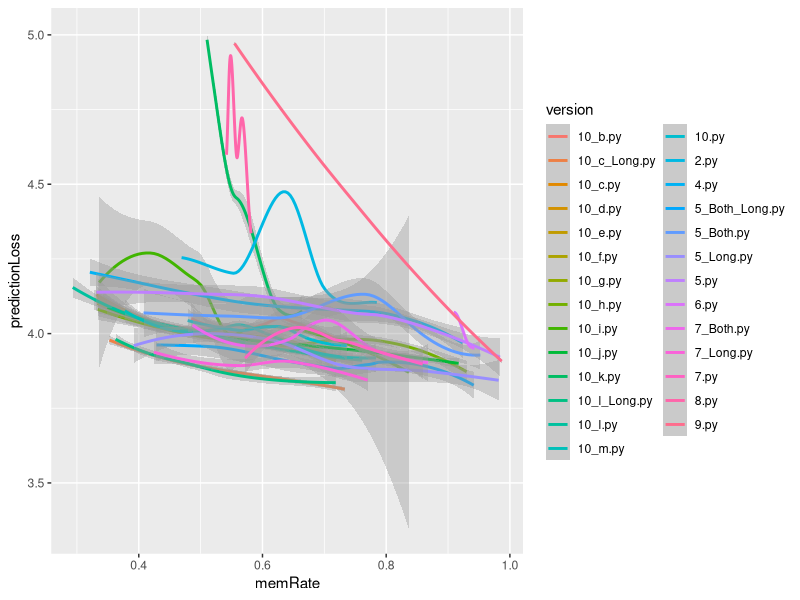
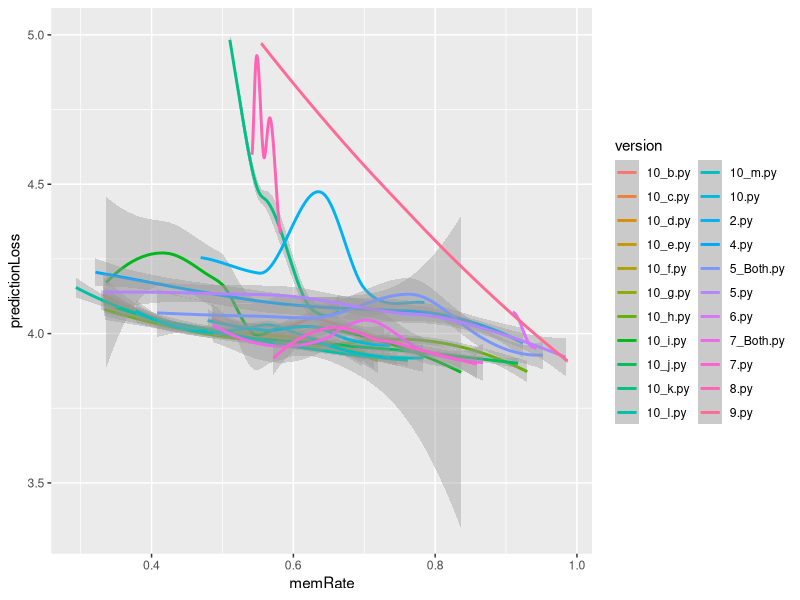
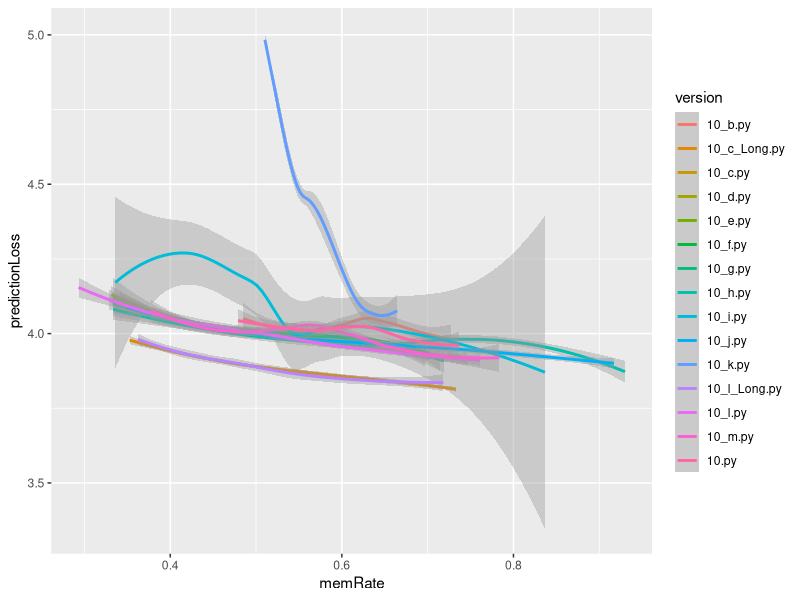
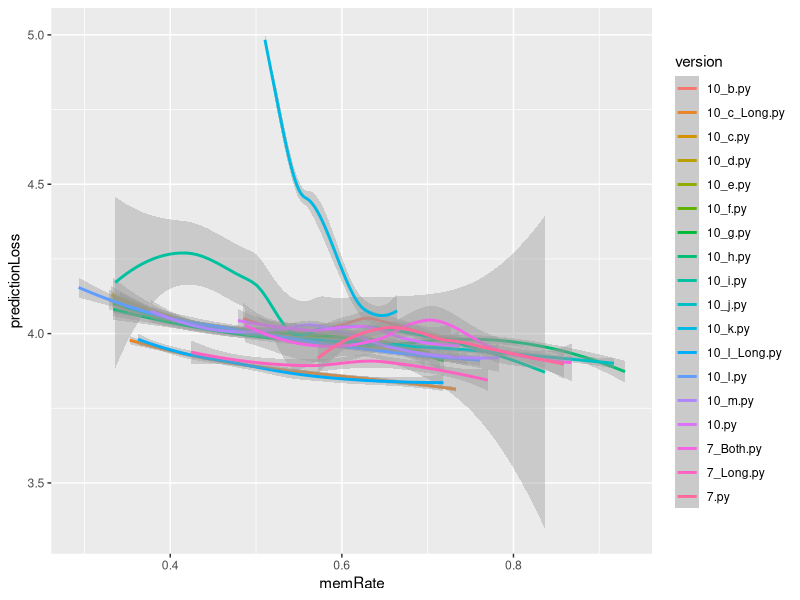
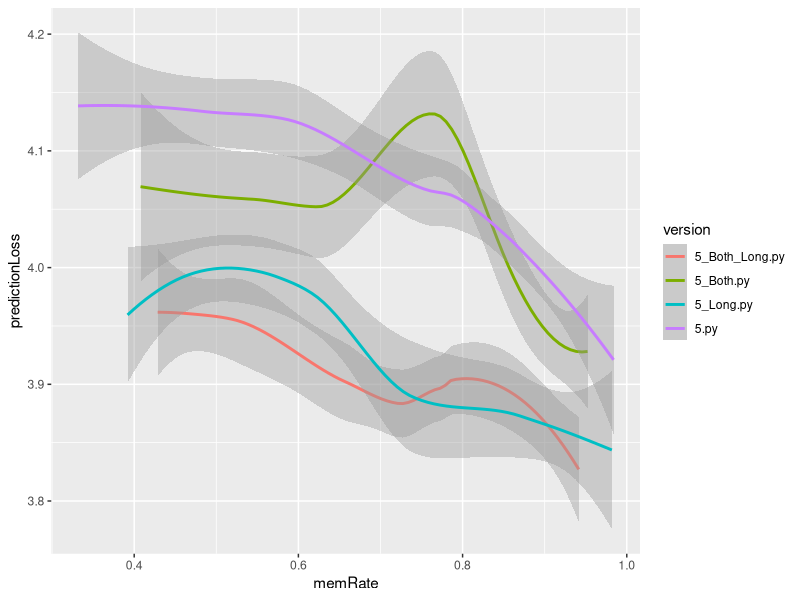
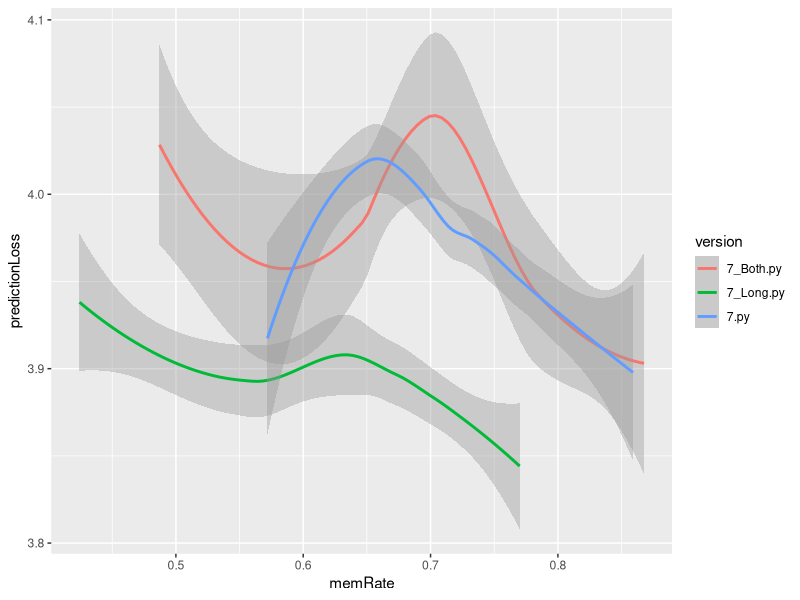
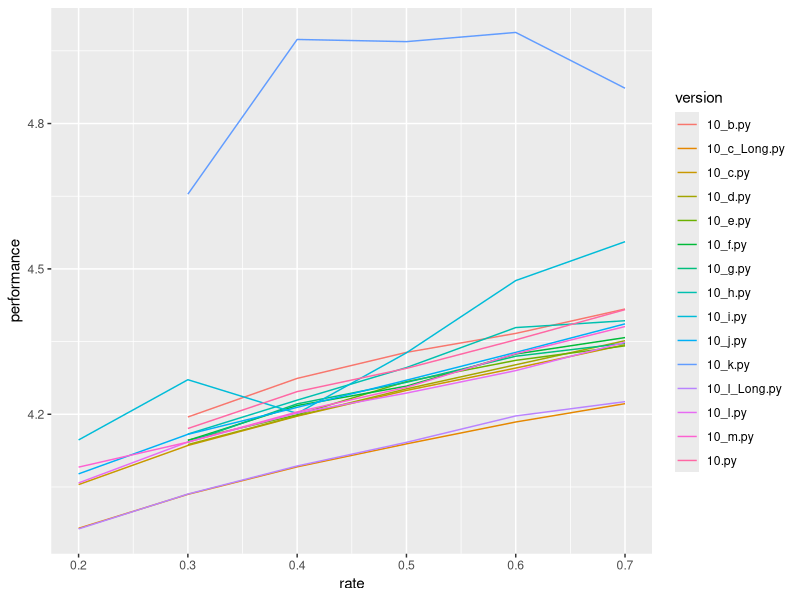
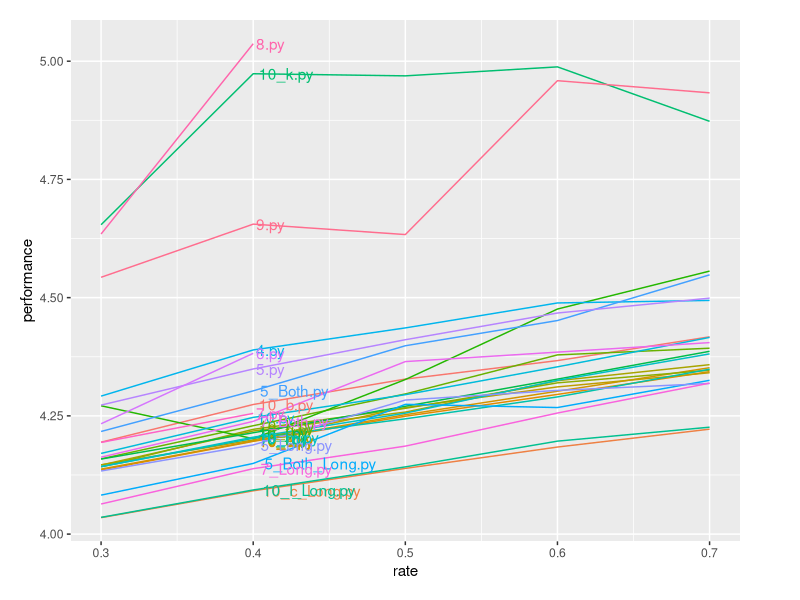

Write R code to recreate these figures, in order.
data = read.csv("tableSearchResults.tsv", sep="\t")


library(ggplot2)

require(ggrepel)

ggplot(data, aes(x=memRate, y=predictionLoss, group=version, color=version)) + geom_smooth(method="loess")

library(dplyr)
library(tidyr)

ggplot(data %>% filter(!grepl("Long", version)), aes(x=memRate, y=predictionLoss, group=version, color=version)) + geom_smooth(method="loess")


ggplot(data %>% filter(grepl("10", version)), aes(label=version, x=memRate, y=predictionLoss, group=version, color=version)) + geom_smooth(method="loess")

ggplot(data %>% filter(grepl("10", version) | grepl("7", version)), aes(x=memRate, y=predictionLoss, group=version, color=version)) + geom_smooth(method="loess")


ggplot(data %>% filter(grepl("5", version)), aes(x=memRate, y=predictionLoss, group=version, color=version)) + geom_smooth(method="loess")

ggplot(data %>% filter(grepl("7", version)), aes(x=memRate, y=predictionLoss, group=version, color=version)) + geom_smooth(method="loess")


ggplot(data %>% filter(grepl("10", version)) %>% group_by(version, rate) %>% summarise(performance=mean(performance)), aes(label=version, x=rate, y=performance, group=version, color=version)) + geom_line(method="loess")

ggplot(data  %>% filter(rate >= 0.3 & rate <= 0.7)  %>% group_by(version, rate) %>% summarise(performance=mean(performance)), aes(label=version, x=rate, y=performance, group=version, color=version)) + geom_line() +
  geom_text(data = . %>% filter(rate == "0.4"), aes(label = version, colour = version, x = 0.4, y = performance), hjust = -.1) +
  scale_colour_discrete(guide = 'none')  +    
  theme(plot.margin = unit(c(1,3,1,1), "lines")) 




ggplot(data  %>% filter(rate >= 0.3 & rate <= 0.7) %>% filter(!grepl("Long", version)) %>% group_by(version, rate) %>% summarise(performance=mean(performance)), aes(label=version, x=rate, y=performance, group=version, color=version)) + geom_line() +
  geom_text(data = . %>% filter(rate == "0.4"), aes(label = version, colour = version, x = 0.4, y = performance), hjust = -.1) +
  scale_colour_discrete(guide = 'none')  +    
  theme(plot.margin = unit(c(1,3,1,1), "lines")) 


ggplot(data  %>% filter(rate >= 0.3 & rate <= 0.7) %>% filter(grepl("10", version) & version!="10_k.py") %>% group_by(version, rate) %>% summarise(performance=mean(performance)), aes(label=version, x=rate, y=performance, group=version, color=version)) + geom_line() +
  geom_text(data = . %>% filter(rate == "0.4"), aes(label = version, colour = version, x = 0.4, y = performance), hjust = -.1) +
  scale_colour_discrete(guide = 'none')  +    
  theme(plot.margin = unit(c(1,3,1,1), "lines")) 


data_ = data %>% filter(grepl("10", version), rate==0.4, version != "10_k.py")

ggplot(data_ %>% group_by(version, learning_rate) %>% summarise(performance = mean(performance)), aes(x=log(learning_rate), y=performance, color=version)) + geom_line()

ggplot(data_ %>% filter(grepl("10_i", version)) %>% group_by(learning_rate) %>% summarise(performance = mean(performance)), aes(x=log(learning_rate), y=performance)) + geom_line()


ggplot(data_ %>% group_by(learning_rate) %>% summarise(performance = mean(performance)), aes(x=log(learning_rate), y=performance)) + geom_line()

ggplot(data %>% group_by(learning_rate) %>% summarise(performance = mean(performance)), aes(x=log(learning_rate), y=performance)) + geom_line()

ggplot(data %>% filter(version == "10_i.py") %>% group_by(learning_rate) %>% summarise(performance = mean(performance)), aes(x=log(learning_rate), y=performance)) + geom_line()


ggplot(data_ %>% group_by(momentum) %>% summarise(performance = mean(performance)), aes(x=momentum, y=performance)) + geom_line()


ggplot(data %>% group_by(entropy_weight) %>% summarise(performance = mean(performance)), aes(x=log(entropy_weight+1), y=performance)) + geom_line()

plot(data_$learning_rate, data_$performance)

summary(lm(performance ~ momentum + lr_decay + NUMBER_OF_REPLICATES + log(entropy_weight+1) + log(learning_rate) + version, data=data_ %>% filter(log(learning_rate) > -12)))

byPerformance = data %>% filter(rate==0.2, log(learning_rate) > -12) %>% group_by(version) %>% summarise(sd=sd(performance)/sqrt(NROW(performance)), performance=mean(performance), pessimistic=performance+2*sd)
print(byPerformance[order(byPerformance$performance),], n=50)
print(byPerformance[order(byPerformance$pessimistic),], n=50)



byPerformance = data %>% filter(rate==0.4, log(learning_rate) > -12) %>% group_by(version) %>% summarise(sd=sd(performance)/sqrt(NROW(performance)), performance=mean(performance), pessimistic=performance+2*sd)
print(byPerformance[order(byPerformance$performance),], n=50)
print(byPerformance[order(byPerformance$pessimistic),], n=50)

byPerformance = data %>% filter(rate==0.5, log(learning_rate) > -12) %>% group_by(version) %>% summarise(sd=sd(performance)/sqrt(NROW(performance)), performance=mean(performance), pessimistic=performance+2*sd)
print(byPerformance[order(byPerformance$performance),], n=50)
print(byPerformance[order(byPerformance$pessimistic),], n=50)





